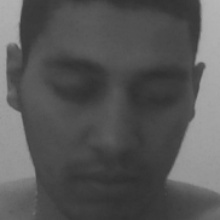
#> input picture Flask/app/controllers/database_faces/user.1.1.jpg, 220 x 220 px, given in place of the camera
$ python capture.py
#> lines starting #> are read from the running program, lines starting #| are printed output that depends on the picture; after the words box and inside, x2 and y2 are one past the last pixel; in counts of white or black regions, pixels touching at a corner belong together
### Flask/app/zz_old_eraser/camera.py
import cv2

class VideoCamera(object):
    def __init__(self):
        self.cap = cv2.VideoCapture(0)

    def __del__(self):
        self.cap.release()

    def get_decoded_frame(self):
        ret, frame = self.cap.read()
        return frame

    # [5 lines left out: function get_encoded_frame, not called in this run]


        # [7 lines of commented-out code are left out]

### Flask/app/zz_old_eraser/classifier.py
import cv2

class Classifier(object):
    def __init__(self):
        self.classifier_face = cv2.CascadeClassifier("static/classifiers/haarcascade-frontalface-default.xml")
        self.classifier_eye = cv2.CascadeClassifier("static/classifiers/haarcascade-eye.xml")


    def get_face_classifier(self):
        return self.classifier_face

    def get_eye_classifier(self):
        return self.classifier_eye


##
##Criar o objeto ou retornar através do self.classifier????????
##

### Flask/app/zz_old_eraser/generator.py
from camera import VideoCamera

#Video streaming generator function
class Generator(object):
    def __init__(self):
        self.video_camera = VideoCamera()

    # [4 lines left out: function gen, not called in this run]

    def get_decoded_frame(self):
        return self.video_camera.get_decoded_frame()
#> in get_decoded_frame, frame is the input picture: shape (220, 220, 3); min 46, max 182, mean 86.5


### Flask/app/zz_old_eraser/capture.py
import cv2
import numpy as np
from classifier import Classifier

from generator import Generator

class Capture(object):
    def __init__(self):
        self.gen = Generator()
        self.classifier = Classifier()
        self.face_classifier = self.classifier.get_face_classifier()
        self.eye_classifier = self.classifier.get_eye_classifier()
        self.sample = 1
        self.number_of_samples = 30
        self.width = 220
        self.height = 220
        self.show_frame = None
        # Remake here!!!!!!!!
        self.id = 5
        self.sample = 1


    def get_face_classifier(self):
        return self.face_classifier

    def get_eye_classifier(self):
        return self.eye_classifier

    def found_classifier_face(self, detected_face, frame):
        for x, y, w, h in detected_face:
            # Draw rectangle on the classifier detected
            face_resize = cv2.resize(frame[y:y + h, x:x + w], (self.width, self.height))
            cv2.rectangle(self.show_frame, (x, y), (x + w, y + h), (0, 0, 255), 5)
        return frame, face_resize

    def found_classifier_eye(self, detected_eye, frame):
        for (ex, ey, ew, eh) in detected_eye:
            # Draw rectangle on the classifier detected
            cv2.rectangle(self.show_frame, (ex, ey), (ex + ew, ey + eh), (255, 0, 0), 2)
        return frame

    def capture(self):
        while(True):
            colorful_frame = self.gen.get_decoded_frame()
            self.show_frame = colorful_frame.copy()
            gray_frame = cv2.cvtColor(colorful_frame.copy(), cv2.COLOR_BGR2GRAY)

            detected_faces = self.face_classifier.detectMultiScale(gray_frame, scaleFactor=1.5, minSize=(50, 50))
#> detected_faces = [[25, 19, 182, 182]]
            if type(detected_faces) != tuple:
                gray_frame, face_resize = self.found_classifier_face(detected_faces, gray_frame)
#> the loop in found_classifier_face, `for x, y, w, h in detected_face:` made 1 pass
#> pass 1, in found_classifier_face, `face_resize = cv2.resize(frame[y:y + h, x:x + w], (self.width, self.he..`:
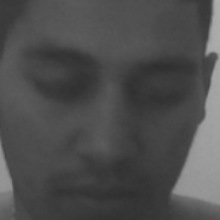
#> face_resize: shape (220, 220); min 46, max 175, mean 77.8
#> after the loop in found_classifier_face, `for x, y, w, h in detected_face:`:
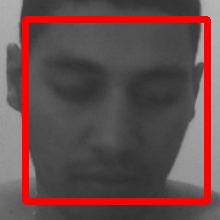
#> self.show_frame: shape (220, 220, 3); 10.49% of pixels changed, all inside (x1, y1, x2, y2) = (22, 16, 211, 205)

                detected_eyes = self.eye_classifier.detectMultiScale(gray_frame, minSize=(20, 20))
#> detected_eyes = [[40, 37, 87, 87]]
                gray_frame = self.found_classifier_eye(detected_eyes, gray_frame)
#> the loop in found_classifier_eye, `for (ex, ey, ew, eh) in detected_eye:` made 1 pass
#> after the loop in found_classifier_eye, `for (ex, ey, ew, eh) in detected_eye:`:
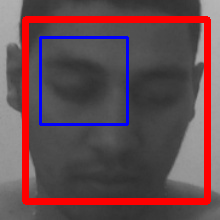
#> self.show_frame: shape (220, 220, 3); 2.15% of pixels changed, all inside (x1, y1, x2, y2) = (39, 36, 129, 126)

                if cv2.waitKey(1) & 0xFF == ord("c"):
#> (key Esc is pressed here)
                    print("Entrou")
                    cv2.imwrite("database_faces/user." + str(self.id) + "." + str(self.sample) + ".jpg", face_resize)
                    print("Face" + str(self.sample) + " captured")
                    self.sample += 1


                #cv2.imshow("Show Colorful", self.show_frame)
                #cv2.waitKey(1)


if __name__ == '__main__':
    cap = Capture()
    cap.capture()

#face = cap.get_eye_classifier()
#cap = Capture()
#cap.capture()

# Criar o objeto ou retornar através do Classifier???????????

$ run again, on Flask/app/controllers/database_faces/user.1.10.jpg
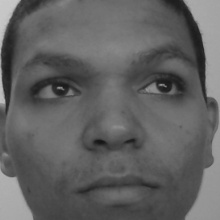
#> input picture Flask/app/controllers/database_faces/user.1.10.jpg, 220 x 220 px, given in place of the camera
#> in get_decoded_frame, frame is the input picture: shape (220, 220, 3); min 19, max 201, mean 97.3
#> detected_faces = [[23, 9, 182, 182]]
#> the loop in found_classifier_face, `for x, y, w, h in detected_face:` made 1 pass
#> after the loop in found_classifier_face, `for x, y, w, h in detected_face:`:
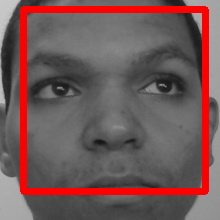
#> self.show_frame: shape (220, 220, 3); 10.49% of pixels changed, all inside (x1, y1, x2, y2) = (20, 6, 209, 195)
#> detected_eyes = [[137, 58, 54, 54], [23, 60, 57, 57], [82, 128, 30, 30], [119, 133, 24, 24]]
#> the loop in found_classifier_eye, `for (ex, ey, ew, eh) in detected_eye:` made 4 passes
#> after the loop in found_classifier_eye, `for (ex, ey, ew, eh) in detected_eye:`:
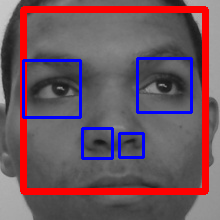
#> self.show_frame: shape (220, 220, 3); 4.06% of pixels changed, all inside (x1, y1, x2, y2) = (22, 57, 193, 160)
